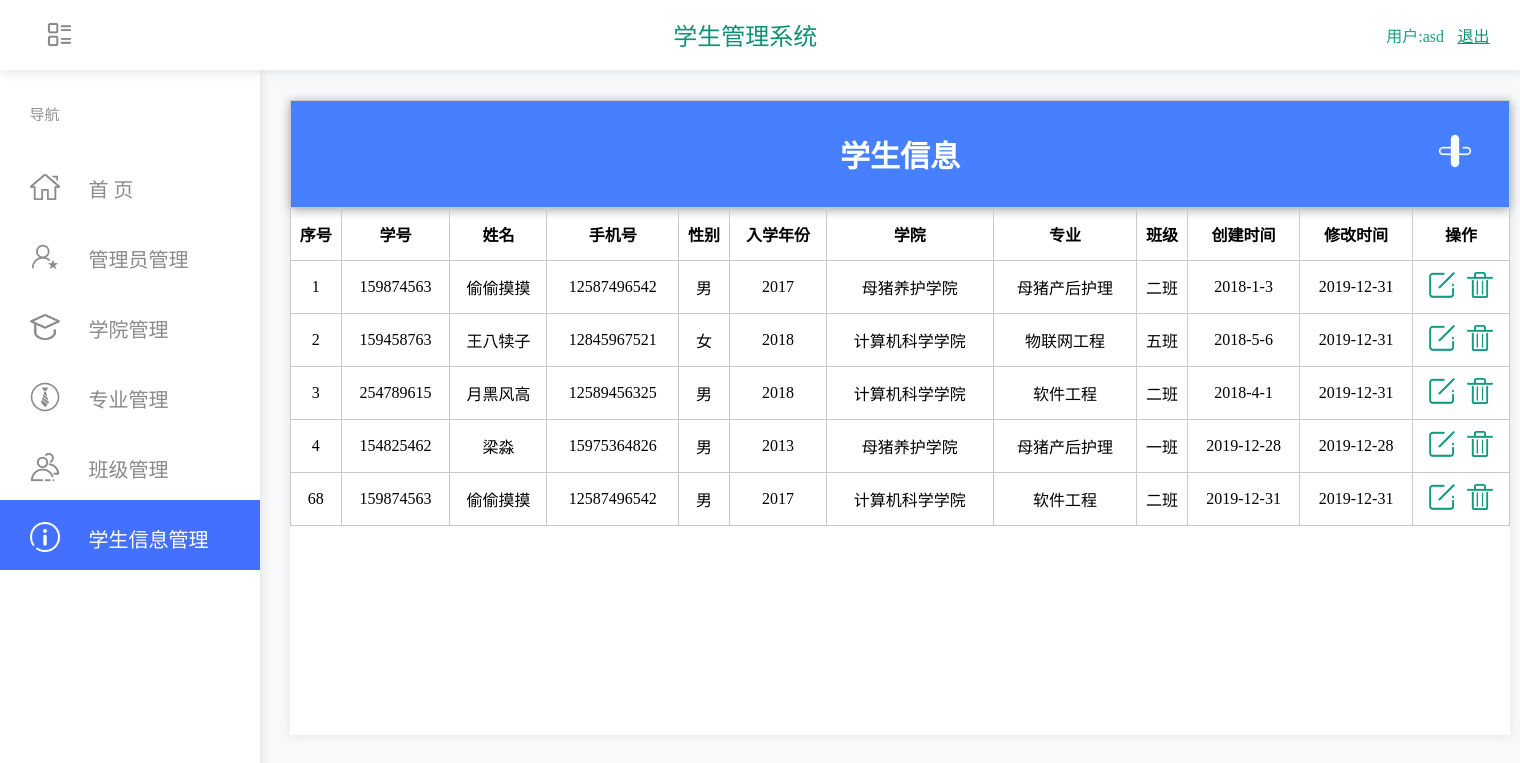
Page /student.php (signed in) on the committed database.
### tables this page shows
CREATE TABLE `student`  (
  `id` int(11) NOT NULL AUTO_INCREMENT COMMENT 'id',
  `student_num` varchar(11) NULL DEFAULT NULL COMMENT '学号',
  `name` varchar(30) NULL DEFAULT NULL COMMENT '姓名',
  `phone_number` varchar(30) NULL DEFAULT NULL COMMENT '手机号',
  `sex` enum('男','女') NULL DEFAULT NULL COMMENT '性别',
  `year` varchar(30) NULL DEFAULT NULL COMMENT '入学年份',
  `college_id` int(30) NULL DEFAULT NULL COMMENT '学院id',
  `major_id` int(30) NULL DEFAULT NULL COMMENT '专业id',
  `class_id` int(30) NULL DEFAULT NULL COMMENT '班级id',
  `c_time` varchar(30) NULL DEFAULT NULL COMMENT '创建时间',
  `u_time` varchar(30) NULL DEFAULT NULL COMMENT '修改时间',
  `delete_flag` enum('1','0') NULL DEFAULT '1',
  PRIMARY KEY (`id`) USING BTREE
);

CREATE TABLE `college`  (
  `id` int(11) NOT NULL AUTO_INCREMENT COMMENT 'id',
  `college_name` varchar(30) NULL DEFAULT NULL COMMENT '学院名',
  `c_time` varchar(30) NULL DEFAULT NULL COMMENT '创建时间',
  `u_time` varchar(30) NULL DEFAULT NULL COMMENT '修改时间',
  `delete_flag` enum('1','0') NULL DEFAULT '1',
  PRIMARY KEY (`id`) USING BTREE
);

CREATE TABLE `major`  (
  `id` int(11) NOT NULL AUTO_INCREMENT COMMENT 'id',
  `major_name` varchar(255) NULL DEFAULT NULL COMMENT '专业名',
  `college_id` int(11) NULL DEFAULT NULL COMMENT '学院id',
  `c_time` varchar(30) NULL DEFAULT NULL COMMENT '创建时间',
  `u_time` varchar(30) NULL DEFAULT NULL COMMENT '修改时间',
  `delete_flag` enum('1','0') NULL DEFAULT '1',
  PRIMARY KEY (`id`) USING BTREE
);

CREATE TABLE `class`  (
  `id` int(11) NOT NULL AUTO_INCREMENT COMMENT 'id',
  `class_name` varchar(30) NULL DEFAULT NULL COMMENT '班级名',
  `college_id` int(10) NULL DEFAULT NULL COMMENT '学院id',
  `major_id` int(10) NULL DEFAULT NULL COMMENT '专业id',
  `c_time` varchar(30) NULL DEFAULT NULL COMMENT '创建时间',
  `u_time` varchar(30) NULL DEFAULT NULL COMMENT '修改时间',
  `delete_flag` enum('1','0') NULL DEFAULT '1',
  PRIMARY KEY (`id`) USING BTREE
);

### student.php (the view, shortened to what this page needs)
<!doctype html>
<?php
    $serve = 'localhost:3306';
    $username = 'root';
    $password = 'root';
    $dbname = 'school';
    $link = mysqli_connect($serve,$username,$password,$dbname);
    mysqli_set_charset($link,'UTF-8');
    $ming='SELECT * FROM college,major,class,student WHERE student.major_id=major.id and student.college_id=college.id and student.class_id=class.id';
    $result = mysqli_query($link,$ming);
?>
<html>
<head>
    <link href="css/student.css" rel="stylesheet" type="text/css">
    <link href="css/base.css" rel="stylesheet" type="text/css">
</head>
<body>
    <div id="head">
        <img id="img_head" src="img/lie.png">
        <div id="logo">
            <p id="logo-text">学生管理系统</p>
        </div>
        <p id="user-text" ><?php echo "用户:" . $_SESSION['username']; ?> </p>
        <a id="exit-text" href="login.php">退出</a>
    </div>
    <div id="nav">
        <p id="text_nav" >导航</p>
        <div id="menu" >
            <a id="menu-u0" href="index.php">
                <img id="img-u0" src="img/u0-0.png" ></img>
                <p id="text-u0">首 页</p>
            </a>
            <a id="menu-u1" href="admin.php">
                <img id="img-u1" src="img/u1-1.png" ></img>
                <p id="text-u1">管理员管理</p>
            </a>
            <a id="menu-u2" href="college.php">
                <img id="img-u2" src="img/u2-2.png" ></img>
                <p id="text-u2">学院管理</p>
            </a>
            <a id="menu-u3" href="major.php">
                <img id="img-u3" src="img/u3-3.png" ></img>
                <p id="text-u3">专业管理</p>
            </a>
            <a id="menu-u4" href="class.php">
                <img id="img-u4" src="img/u4-4.png" ></img>
                <p id="text-u4">班级管理</p>
            </a>
            <a id="menu-u5" href="student.php">
                <img id="img-u5" src="img/u5.png" ></img>
                <p id="text-u5">学生信息管理</p>
            </a>
        </div>
    </div>
    <div id="con">
        <table>
            <tr>
                <th colspan="12" id="tda"><p>学生信息</p>
                    <a href="php/inserta.php">
                        <img src="img/add.png" id="add-img"></a>
                </th>
            </tr>
            <tr>
                <th>序号</th>
                <th>学号</th>
                <th>姓名</th>
                <th>手机号</th>
                <th>性别</th>
                <th>入学年份</th>
                <th>学院</th>
                <th>专业</th>
                <th>班级</th>
                <th>创建时间</th>
                <th>修改时间</th>
                <th>操作</th>
            </tr>
            <?php
                while( $row = mysqli_fetch_array($result) ){
                    if( $row['delete_flag'] ==1){
                        echo '<tr>';
                        echo '<td>' . $row['id'] . '</td>';
                        echo '<td>' . $row['student_num'] . '</td>';
                        echo '<td>' . $row['name'] . '</td>';
                        echo '<td>' . $row['phone_number'] . '</td>';
                        echo '<td>' . $row['sex'] . '</td>';
                        echo '<td>' . $row['year'] . '</td>';
                        echo '<td>' . $row['college_name'] . '</td>';
                        echo '<td>' . $row['major_name'] . '</td>';
                        echo '<td>' . $row['class_name'] . '</td>';
                        echo '<td>' . $row['c_time'] . '</td>';
                        echo '<td>' . $row['u_time'] . '</td>';
                        echo '<td><a href ="javascript:void(0);" onclick ="modify_js(' . $row['id']. ')">
                              <img id="modify-img" src="img/modify_s.png"></a>
                              &nbsp;
                              <a href ="javascript:void(0);" onclick ="delete_js(' .$row['id'] . ')">
                              <img id="delete-img" src="img/delete_s.png"></a>
                              </td>';
                        echo '</tr>';
                    }
                }
            ?>
        </table>
    </div>
</body>
</html>

### css/student.css (style rules this page uses)
#menu { position: absolute; background-color: #54DAEB; width: 260px; height: 420px; top: 150px; left: 0px; }
#menu-u0 { position: absolute; background-color: #ffffff; width: 260px; height: 70px; top: 0px; left: 0px; }
#menu-u1 { position: absolute; background-color: #ffffff; width: 260px; height: 70px; top: 70px; left: 0px; }
#menu-u2 { position: absolute; background-color: #ffffff; width: 260px; height: 70px; top: 140px; left: 0px; }
#menu-u3 { position: absolute; background-color: #ffffff; width: 260px; height: 70px; top: 210px; left: 0px; }
#menu-u4 { position: absolute; background-color: #ffffff; width: 260px; height: 70px; top: 280px; left: 0px; }
#menu-u5 { position: absolute; background-color: #4470ff; width: 260px; height: 70px; top: 350px; left: 0px; }
#img-u0,#img-u1,#img-u2,#img-u3,#img-u4,#img-u5 { position: absolute; width: 30px; height: 30px; top: 31%; left: 30px; }
#text-u5 { position: absolute; color: #ffffff; font-size: 20px; top: 6%; left: 34%; }
#text-u1,#text-u2,#text-u3,#text-u4,#text-u0 { position: absolute; color: #8a8a8a; font-size: 20px; top: 6%; left: 34%; }
table { border-collapse:collapse; width:100%; }
td,th { height:50px; vertical-align:center; text-align:center; }
table, th, td { border: 1px solid #C9C9C9; }
#delete-img,#modify-img { width: 26px; height: 26px; }
#tda { height:70px; background-color: #4680ff; font-size: 30px; color: #ffffff; box-shadow: 0px 2px 10px #a4a4a4; }
#add-img { position: absolute; width: 40px; height: 40px; top: 31px; right: 35px; }

### css/base.css (style rules this page uses)
body { background-color: #f8f9fb; }
#head { background-color: #ffffff; position: absolute; top: 0px; left: 0px; height: 70px; width: 100%; box-shadow: 0px 2px 10px #e2e2e3; z-index: 100; }
#img_head { position: absolute; width: 27px; height: 27px; top: 30%; left: 3%; }
#logo { position: absolute; background-color: #ffffff; width: 260px; height: 60px; top: 5px; left: 41%; }
#logo-text { font-size: 24px; color: #0f9176; position: absolute; left: 50px; top: -20%; }
#user-text { color: #16a085; position: absolute; right: 5%; top: 10%; }
#exit-text { color: #0f9176; position: absolute; right: 2%; top: 33%; }
#nav { position: absolute; background-color: #ffffff; width: 260px; height: 100%; top: 0px; left: 0px; box-shadow: 2px 0px 10px #e2e2e3; z-index: 98; }
#text_nav { color: #929292; font-size: 15px; position: absolute; left: 29.438px; top: 88px; }
#con { position: absolute; background-color: #ffffff; width: 1220px; height: 635px; top: 100px; left: 290px; box-shadow: 0px 0px 10px #e2e2e3; z-index: 97; }

### rows in the picture
student: id "1", student_num "159874563", name "偷偷摸摸", phone_number "12587496542", sex "男", year "2017", college.college_name "母猪养护学院", major.major_name "母猪产后护理", class.class_name "二班", c_time "2018-1-3", u_time "2019-12-31"
student: id "2", student_num "159458763", name "王八犊子", phone_number "12845967521", sex "女", year "2018", college.college_name "计算机科学学院", major.major_name "物联网工程", class.class_name "五班", c_time "2018-5-6", u_time "2019-12-31"
student: id "3", student_num "254789615", name "月黑风高", phone_number "12589456325", sex "男", year "2018", college.college_name "计算机科学学院", major.major_name "软件工程", class.class_name "二班", c_time "2018-4-1", u_time "2019-12-31"
student: id "4", student_num "154825462", name "梁淼", phone_number "15975364826", sex "男", year "2013", college.college_name "母猪养护学院", major.major_name "母猪产后护理", class.class_name "一班", c_time "2019-12-28", u_time "2019-12-28"
student: id "68", student_num "159874563", name "偷偷摸摸", phone_number "12587496542", sex "男", year "2017", college.college_name "计算机科学学院", major.major_name "软件工程", class.class_name "二班", c_time "2019-12-31", u_time "2019-12-31"

### other values in the picture
$_SESSION['username'] "asd"
